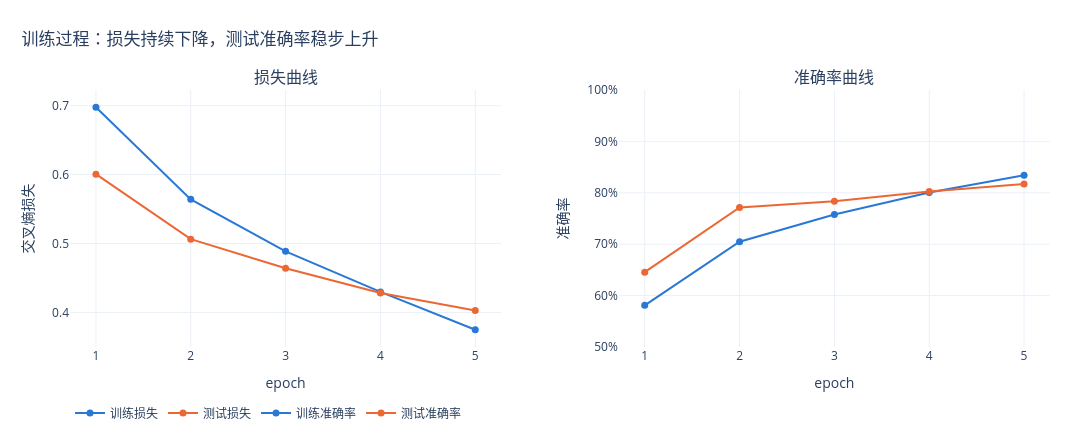

Notebook code for this chart:
### Code cell
fig = make_subplots(rows=1, cols=2, horizontal_spacing=0.12,
                    subplot_titles=("损失曲线", "准确率曲线"))
for key, name, color, col in [("train_loss", "训练损失", C_BLUE, 1), ("test_loss", "测试损失", C_ORANGE, 1),
                              ("train_acc", "训练准确率", C_BLUE, 2), ("test_acc", "测试准确率", C_ORANGE, 2)]:
    fig.add_trace(go.Scatter(
        x=history["epoch"], y=history[key], mode="lines+markers", name=name,
        line=dict(color=color, width=2), marker=dict(size=7),
        hovertemplate=f"{name}<br>epoch %{{x}}：%{{y:.4f}}<extra></extra>",
    ), row=1, col=col)

fig.update_xaxes(title_text="epoch", dtick=1, row=1, col=1)
fig.update_xaxes(title_text="epoch", dtick=1, row=1, col=2)
fig.update_yaxes(title_text="交叉熵损失", row=1, col=1)
fig.update_yaxes(title_text="准确率", range=[0.5, 1.0], tickformat=".0%", row=1, col=2)
fig.update_layout(title=dict(text="训练过程：损失持续下降，测试准确率稳步上升", x=0.02),
                  width=1080, height=440, margin=dict(l=70, r=30, t=90, b=80),
                  legend=dict(orientation="h", yanchor="top", y=-0.2, x=0, title=None))
fig.show()

### Figure 1 — Plotly figure (JSON) as saved in the notebook; plotly's stock layout.template omitted (floating-point values rounded to 4 significant figures)
{"data": [{"hovertemplate": "训练损失<br>epoch %{x}：%{y:.4f}<extra></extra>", "line": {"color": "#2a78d6", "width": 2}, "marker": {"size": 7}, "mode": "lines+markers", "name": "训练损失", "type": "scatter", "x": [1, 2, 3, 4, 5], "xaxis": "x", "y": [0.6977, 0.5641, 0.4886, 0.4298, 0.3748], "yaxis": "y"}, {"hovertemplate": "测试损失<br>epoch %{x}：%{y:.4f}<extra></extra>", "line": {"color": "#eb6834", "width": 2}, "marker": {"size": 7}, "mode": "lines+markers", "name": "测试损失", "type": "scatter", "x": [1, 2, 3, 4, 5], "xaxis": "x", "y": [0.6006, 0.5063, 0.4641, 0.4281, 0.4029], "yaxis": "y"}, {"hovertemplate": "训练准确率<br>epoch %{x}：%{y:.4f}<extra></extra>", "line": {"color": "#2a78d6", "width": 2}, "marker": {"size": 7}, "mode": "lines+markers", "name": "训练准确率", "type": "scatter", "x": [1, 2, 3, 4, 5], "xaxis": "x2", "y": [0.5811, 0.7048, 0.7579, 0.8004, 0.8342], "yaxis": "y2"}, {"hovertemplate": "测试准确率<br>epoch %{x}：%{y:.4f}<extra></extra>", "line": {"color": "#eb6834", "width": 2}, "marker": {"size": 7}, "mode": "lines+markers", "name": "测试准确率", "type": "scatter", "x": [1, 2, 3, 4, 5], "xaxis": "x2", "y": [0.6457, 0.7713, 0.7837, 0.8027, 0.817], "yaxis": "y2"}], "layout": {"annotations": [{"font": {"size": 16}, "showarrow": false, "text": "损失曲线", "x": 0.22, "xanchor": "center", "xref": "paper", "y": 1.0, "yanchor": "bottom", "yref": "paper"}, {"font": {"size": 16}, "showarrow": false, "text": "准确率曲线", "x": 0.78, "xanchor": "center", "xref": "paper", "y": 1.0, "yanchor": "bottom", "yref": "paper"}], "height": 440, "legend": {"orientation": "h", "title": {}, "x": 0, "y": -0.2, "yanchor": "top"}, "margin": {"b": 80, "l": 70, "r": 30, "t": 90}, "title": {"text": "训练过程：损失持续下降，测试准确率稳步上升", "x": 0.02}, "width": 1080, "xaxis": {"anchor": "y", "domain": [0.0, 0.44], "dtick": 1, "title": {"text": "epoch"}}, "xaxis2": {"anchor": "y2", "domain": [0.56, 1.0], "dtick": 1, "title": {"text": "epoch"}}, "yaxis": {"anchor": "x", "domain": [0.0, 1.0], "title": {"text": "交叉熵损失"}}, "yaxis2": {"anchor": "x2", "domain": [0.0, 1.0], "range": [0.5, 1.0], "tickformat": ".0%", "title": {"text": "准确率"}}}}
